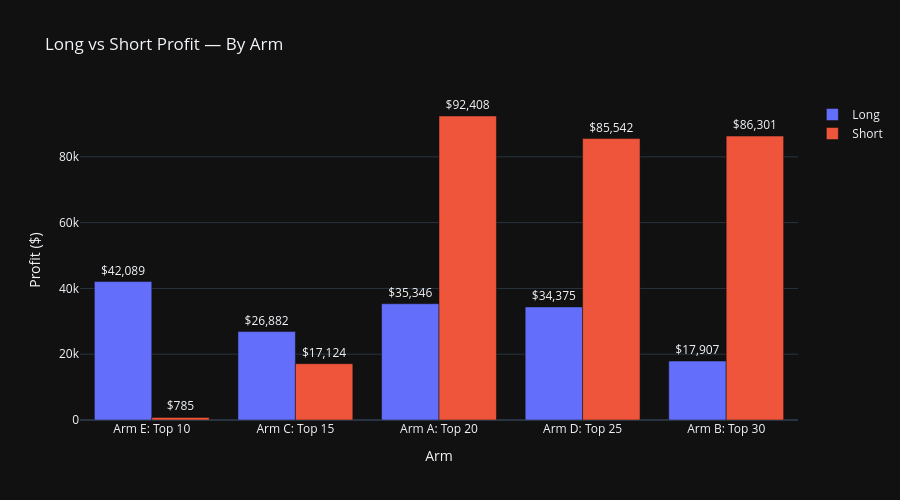

The notebook cell saved with this chart:
### Code cell
# --- Long vs Short Profit — Grouped by Arm ---

ls_data = []
for key, label in zip(ARM_KEYS, ARM_LABELS):
    t = all_trades[key].copy()
    if 'is_short' in t.columns:
        t['direction'] = t['is_short'].apply(lambda x: 'Short' if x else 'Long')
    else:
        t['direction'] = t['trade_direction'].apply(lambda x: 'Short' if 'short' in str(x).lower() else 'Long')
    for d in ['Long', 'Short']:
        profit = t.loc[t['direction'] == d, 'profit_abs'].sum()
        ls_data.append({'Arm': label, 'Direction': d, 'Profit': profit})

ls_df = pd.DataFrame(ls_data)

fig = go.Figure()
for i, d in enumerate(['Long', 'Short']):
    subset = ls_df[ls_df['Direction'] == d]
    fig.add_trace(go.Bar(
        x=subset['Arm'],
        y=subset['Profit'],
        name=d,
        marker_color='#636EFA' if d == 'Long' else '#EF553B',
        text=subset['Profit'].apply(lambda x: f'${x:,.0f}'),
        textposition='outside',
    ))

fig.update_layout(
    title='Long vs Short Profit — By Arm',
    xaxis_title='Arm',
    yaxis_title='Profit ($)',
    barmode='group',
    template=TEMPLATE,
    height=500,
)
fig.show()

### Figure 1 — Plotly figure (JSON) as saved in the notebook; plotly's stock layout.template omitted (floating-point values rounded to 4 significant figures)
{"data": [{"marker": {"color": "#636EFA"}, "name": "Long", "text": ["$42,089", "$26,882", "$35,346", "$34,375", "$17,907"], "textposition": "outside", "type": "bar", "x": ["Arm E: Top 10", "Arm C: Top 15", "Arm A: Top 20", "Arm D: Top 25", "Arm B: Top 30"], "y": [42090.0, 26880.0, 35350.0, 34370.0, 17910.0]}, {"marker": {"color": "#EF553B"}, "name": "Short", "text": ["$785", "$17,124", "$92,408", "$85,542", "$86,301"], "textposition": "outside", "type": "bar", "x": ["Arm E: Top 10", "Arm C: Top 15", "Arm A: Top 20", "Arm D: Top 25", "Arm B: Top 30"], "y": [784.6, 17120.0, 92410.0, 85540.0, 86300.0]}], "layout": {"barmode": "group", "height": 500, "title": {"text": "Long vs Short Profit — By Arm"}, "xaxis": {"title": {"text": "Arm"}}, "yaxis": {"title": {"text": "Profit ($)"}}}}
